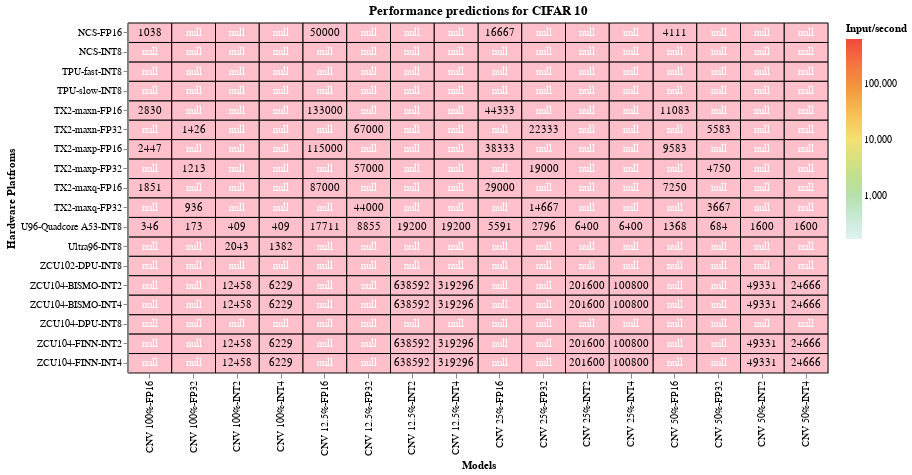

Notebook code for this chart:
### Markdown cell above
# Performance Predictions for CIFAR

### Code cell
#hide_input
%run scripts/altair_plots.py  #run the heatmaps script
#load cifar10 dataset and plot it
heatmap(pd.read_csv("data/processed_csv/performance_prediction_cifar10.csv"), 'pink', 'Performance predictions for CIFAR 10')

### Figure 1 — Vega-Lite specification as saved in the notebook (floating-point values rounded to 4 significant figures; data arrays with more than 128 entries replaced by an {"elided": "..."} marker saying what was removed)
{"config": {"view": {"continuousWidth": 400, "continuousHeight": 300}}, "layer": [{"mark": {"type": "rect", "invalid": null, "stroke": "black", "strokeWidth": 1}, "encoding": {"color": {"type": "quantitative", "condition": {"value": "pink", "selection": "selector001"}, "field": "values", "scale": {"scheme": "lightmulti", "type": "log"}, "title": "Input/second"}, "tooltip": [{"type": "quantitative", "field": "values", "title": "Input/sec"}, {"type": "nominal", "field": "x", "title": "Model"}, {"type": "nominal", "field": "y", "title": "Hardware Platform"}], "x": {"type": "ordinal", "field": "x", "title": "Models"}, "y": {"type": "ordinal", "field": "y", "title": "Hardware Platfroms"}}, "height": 350, "selection": {"selector001": {"type": "single", "on": "mouseover", "nearest": true}}, "title": "Performance predictions for CIFAR 10", "width": 700}, {"mark": {"type": "text", "color": "white"}, "encoding": {"color": {"condition": {"value": "black", "test": "(datum.values > 1)"}, "value": "white"}, "text": {"type": "quantitative", "field": "values", "format": ".0f"}, "tooltip": [{"type": "quantitative", "field": "values", "format": ".0f", "title": "Input/sec"}, {"type": "nominal", "field": "x", "title": "Model"}, {"type": "nominal", "field": "y", "title": "Hardware Platform"}], "x": {"type": "ordinal", "field": "x", "title": "Models"}, "y": {"type": "ordinal", "field": "y", "title": "Hardware Platfroms"}}}], "data": {"name": "data-e171d6336f8066b9f2438759011bb7aa"}, "$schema": "https://vega.github.io/schema/vega-lite/v4.0.2.json", "datasets": {"data-e171d6336f8066b9f2438759011bb7aa": {"elided": "288 records"}}}
